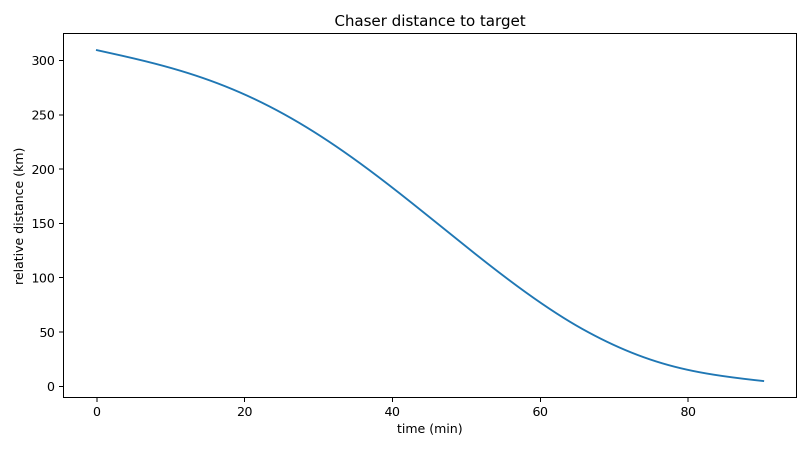
#> input picture Aerospace/AI in Space/simulations/first_rendezvous/distance.png, 1620 x 900 px (shown at 1/2 size)
$ python -i lensing_camera.py   (imports and definitions only)
#> lines starting #> are read from the running program, lines starting #| are printed output that depends on the picture
#> further down, picture is the input picture: shape (900, 1620, 3); mean B, G, R 252, 251.7, 251.4
#!/usr/bin/env python3
"""Live gravitational lensing camera: move your hand, spread your pinch.

Mouse drag also moves the lens. +/- changes strength; H switches hand control;
Left pinch locks; two new left pinches resume right-hand control; L toggles lock.
Click Controls (or press ?) for shortcuts.
G toggles the Einstein-radius guide; B toggles a stylized black center;
I toggles original inset; Space freezes the image; R resets; Q quits.
S: camera/space; A: align the bright source star; right-click: move star;
T: show/hide star. Use --demo for a camera-free scene, --no-hands for mouse only.
"""
from __future__ import annotations

import argparse
from dataclasses import dataclass
from functools import lru_cache, partial
import json
import math
import os
from pathlib import Path
import subprocess
import sys
import time

# Keep dynamically imported camera helpers from creating caches beside source.
sys.dont_write_bytecode = True

import cv2
import numpy as np
from PIL import Image, ImageDraw, ImageFont

WINDOW = "Lensing"
HEADER_H, FOOTER_H = 56, 52
FONT_PATH = Path(__file__).resolve().parents[2] / "resources/fonts/Inter-Regular.ttf"
CYAN = (235, 215, 80)
INK = (23, 18, 13)
MODEL_PATH = Path(__file__).resolve().parents[2] / "resources/models/hand_landmarker.task"


class PointLens:
    """Inverse image sampling using beta = theta - theta_E^2 theta/|theta|^2.

    All coordinates are pixels in an illustrative source plane. This is the
    weak-field thin-lens point-mass mapping, not a near-horizon GR ray tracer.
    """

    def __init__(self, width, height):
        self.y, self.x = np.indices((height, width), dtype=np.float32)

    # [20 lines left out: functions maps, apply, not called in this run]


@dataclass
class LensControl:
    center: np.ndarray
    radius: float = 115.0
    hand_enabled: bool = True
    last_hand: float = -math.inf
    points: tuple | None = None
    locked: bool = False
    left_pinched: bool = False
    unlock_first: float = -math.inf

    # [64 lines left out: functions set_locked, update_left, update_hands, follow, not called in this run]


class HandInput:
    """Use the repository's existing MediaPipe landmark adapters, CPU only."""

    # [46 lines left out: functions __init__, detect, not called in this run]

    def close(self):
        self.detector.close()


def text(image, message, xy, color=(225, 232, 236), size=0.5):
    cv2.putText(image, message, xy, cv2.FONT_HERSHEY_SIMPLEX, size, color, 1, cv2.LINE_AA)


# [19 lines left out: function synthetic_scene, not called in this run]


class SpaceScene:
    """Cached procedural starfield; source star moves independently of the lens."""

    # [35 lines left out: functions __init__, render, not called in this run]


def star_bloom(image):
    """Soft screen glow from bright lensed pixels, used only in space mode."""
    bright = np.maximum(image.astype(np.float32)-150, 0)
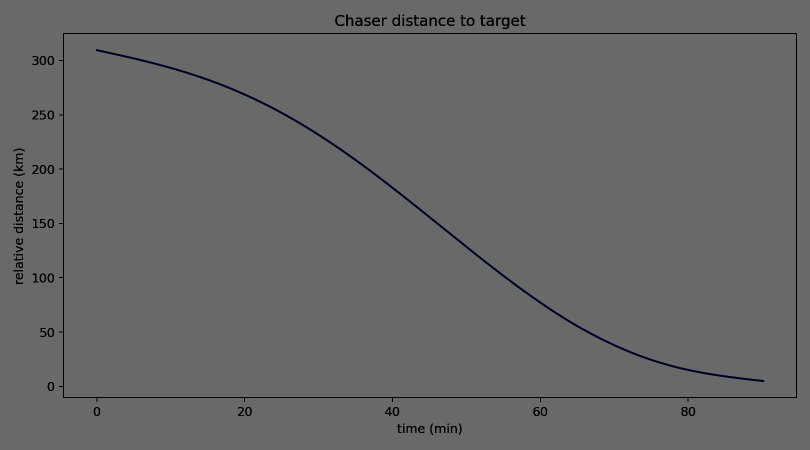
#> bright: shape (900, 1620, 3) float32 (shown at 1/2 size); mean B, G, R 103.4, 103.2, 103.2
    small = cv2.resize(bright, None, fx=0.25, fy=0.25, interpolation=cv2.INTER_AREA)
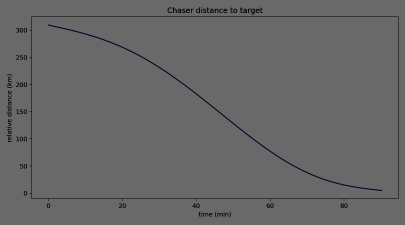
#> small: shape (225, 405, 3) float32; mean B, G, R 103.5, 103.3, 103.3
    glow = (1.5*cv2.GaussianBlur(small, (0, 0), 1.0)
            + 1.0*cv2.GaussianBlur(small, (0, 0), 4.0))
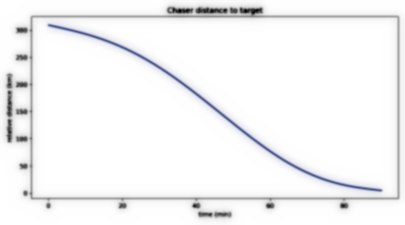
#> glow: shape (225, 405, 3) float32; mean B, G, R 258.4, 258.1, 258; drawn with min black and max white
    glow = cv2.resize(glow, (image.shape[1], image.shape[0]), interpolation=cv2.INTER_LINEAR)
#> glow: shape (900, 1620, 3) float32
    return np.clip(image.astype(np.float32)+glow, 0, 255).astype(np.uint8)
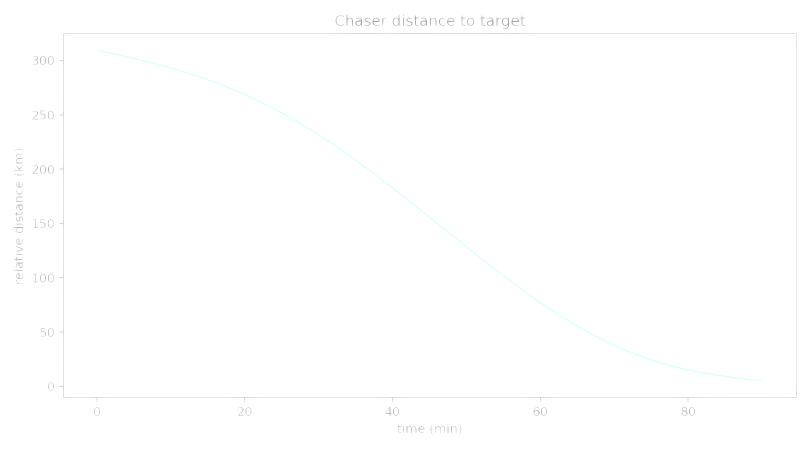
#> returned value: shape (900, 1620, 3) (shown at 1/2 size); mean of channels 0, 1, 2 254.6, 254.6, 254.5; drawn as B, G, R


@dataclass(frozen=True)
class DisplayArea:
    width: int = 1280
    height: int = 800
    scale: int = 1
    x: int = 0


# [114 lines left out: functions display_area, fitted_size, constrain_macos_window, fit_window, text_mask, ui_text and 2 more, not called in this run]


def inside(box, x, y):
    return box[0] <= x <= box[2] and box[1] <= y <= box[3]


# [328 lines left out: functions draw_controls, compose, main, not called in this run]


# [2 lines not run here, left out]

>>> import cv2
>>> picture = cv2.imread('../../../Aerospace/AI in Space/simulations/first_rendezvous/distance.png')
>>> result = star_bloom(picture)

$ run again, on Aerospace/AI in Space/simulations/first_rendezvous/trajectory.png
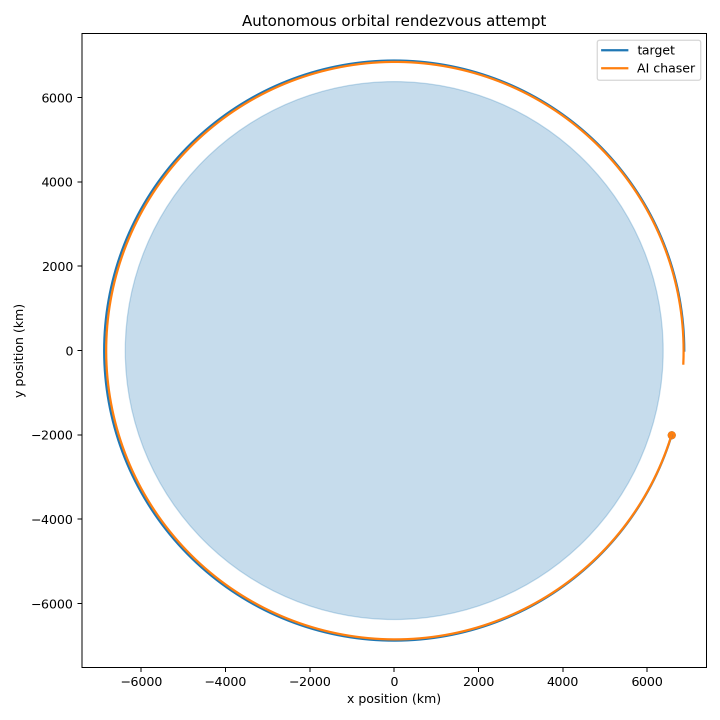
#> input picture Aerospace/AI in Space/simulations/first_rendezvous/trajectory.png, 1440 x 1440 px (shown at 1/2 size)
#> picture is the input picture: shape (1440, 1440, 3); mean B, G, R 241.7, 235.2, 226.1
#> in star_bloom, `glow = (1.5*cv2.GaussianBlur(small, (0, 0), 1.0) + 1.0*cv2.GaussianBlu..`:
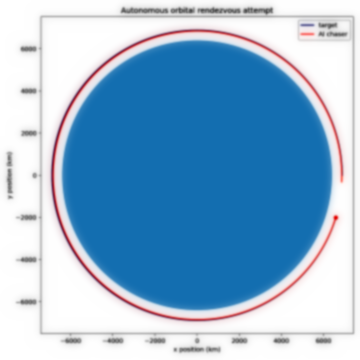
#> glow: shape (360, 360, 3) float32; mean B, G, R 235.4, 217.4, 194.9; drawn with min black and max white
#> in star_bloom, `return np.clip(image.astype(np.float32)+glow, 0, 255).astype(np.uint8)`:
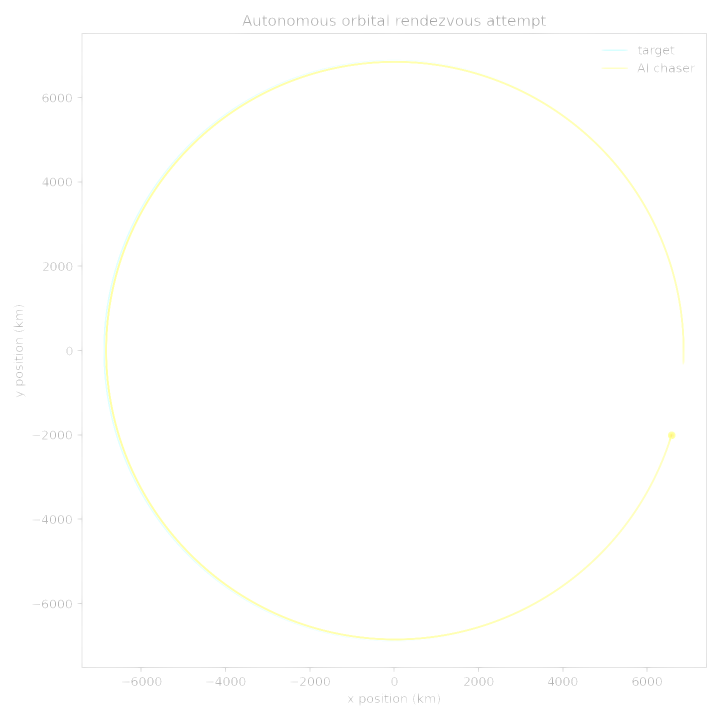
#> returned value: shape (1440, 1440, 3) (shown at 1/2 size); mean of channels 0, 1, 2 254.1, 254.6, 254.6; drawn as B, G, R
